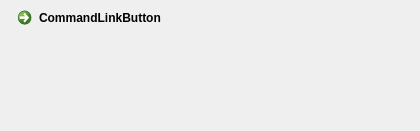
<?xml version="1.0" encoding="UTF-8"?>
<ui version="4.0">
 <class>fenetreplus</class>
 <widget class="QWidget" name="fenetreplus">
  <property name="geometry">
   <rect>
    <x>0</x>
    <y>0</y>
    <width>420</width>
    <height>131</height>
   </rect>
  </property>
  <property name="windowTitle">
   <string>Form</string>
  </property>
  <widget class="QCommandLinkButton" name="commandLinkButton">
   <property name="geometry">
    <rect>
     <x>10</x>
     <y>0</y>
     <width>199</width>
     <height>41</height>
    </rect>
   </property>
   <property name="text">
    <string>CommandLinkButton</string>
   </property>
  </widget>
 </widget>
 <resources/>
 <connections/>
</ui>
